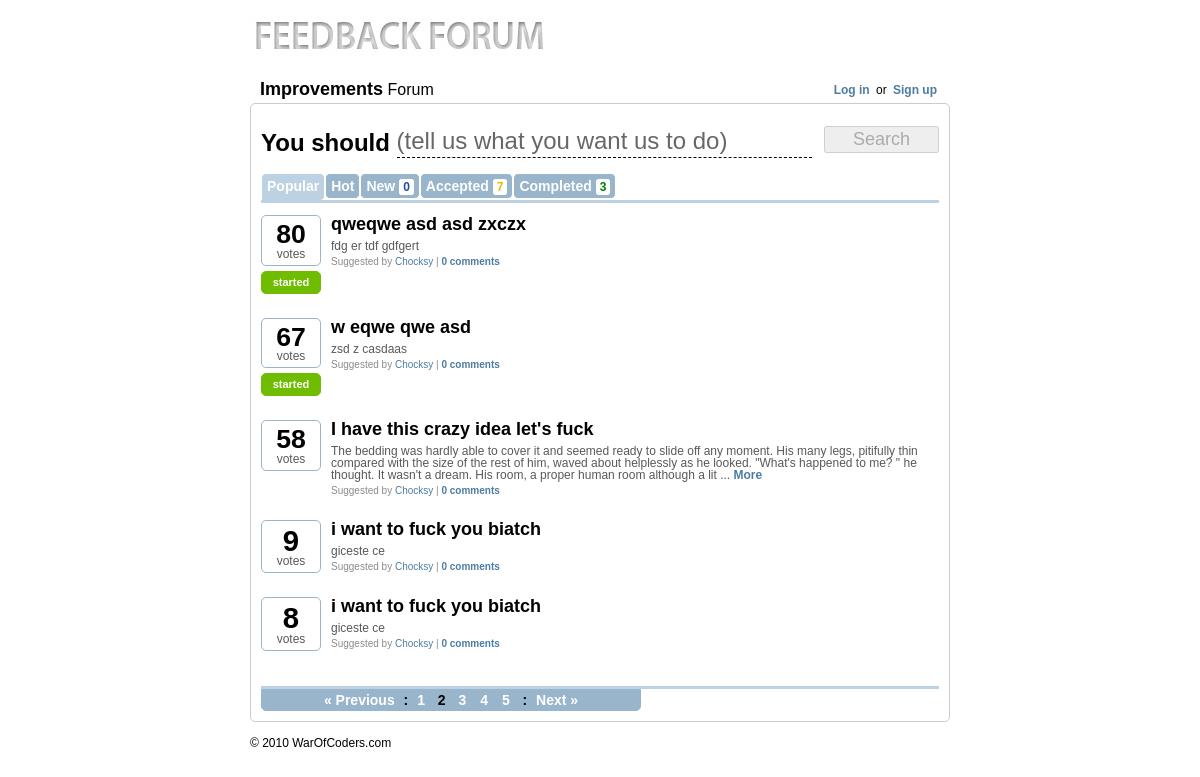
Screenshot of /pages/2-popular with the database file from the repository.
### tables this page shows
CREATE TABLE `feedback_ideas` (
  `id` bigint(20) unsigned NOT NULL AUTO_INCREMENT,
  `idea` varchar(255) NOT NULL,
  `description` longtext NOT NULL,
  `votes` int(11) unsigned NOT NULL DEFAULT '1',
  `comments` int(11) NOT NULL DEFAULT '0',
  `auth_id` bigint(20) unsigned NOT NULL,
  `sub_date` datetime NOT NULL,
  `status` int(1) NOT NULL DEFAULT '0',
  `admin_id` bigint(20) NOT NULL,
  `admin_comment` longtext NOT NULL,
  PRIMARY KEY (`id`),
  FULLTEXT KEY `description` (`idea`,`description`)
);

### includes/configure.php (called while the page is built, shortened)
<?php
class config {
    var $local_base='http://localhost/feedbacker/';
    var $online_base='http://ajaxmasters.com/development/hackme/feedback/';
    function __construct() {
        if ($_SERVER['SERVER_ADDR'] == '127.0.0.1') {
            $this->HTTP_SERVER_BASE=$this->local_base;
        } else {
            $this->HTTP_SERVER_BASE=$this->online_base;
            $this->HTTP_SERVER_BASE_JAVA=$this->online_base;
        }
    }
}
$conf=new config;
?>

### includes/class.db.php (called while the page is built, shortened)
<?php
class Conn {
    public $conn;
    var $mysql_username = DB_USERNAME;
    var $mysql_password = DB_PASSWORD;
    var $mysql_host = DB_HOST;
    public function __construct() {
        $this->conn = mysql_connect($this->mysql_host, $this->mysql_username, $this->mysql_password);
    }
    public function db_query($query) {
        $results = mysql_query($query,$this->conn);
        return $results;
    }
}
?>

### includes/app_top.php (called while the page is built, shortened)
<?
include('configure.php');
include('class.db.php');
include('functions.php');
include('paginator.class.php');
include('session.class.php');
$db=new Conn;
?>

### includes/paginator.class.php (called while the page is built, shortened)
<?php
class Paginator {
    var $SQL;
    var $itemsPerPage;
    function setSQL($sql) {
        $this->SQL = trim($sql);
    }
    function setItemsPerPage($num) {
        $this->isValidNumber($num) ? $this->itemsPerPage = $num : die("setItemsPerPage() only accept non-zero, positive number.");
    }
    function getTotalPages() {
        $q = mysql_query($this->SQL);
        return ceil(mysql_num_rows($q)/$this->itemsPerPage);
    }
    function getPageNumber($page_num) {
        $endItem = $this->itemsPerPage;
        $startItem = ($this->itemsPerPage * ($page_num - 1));
        $limit_sql = " LIMIT $startItem , $endItem";
        $final_SQL = $this->SQL . $limit_sql;
        $q = mysql_query($final_SQL);
        return $q;
    }
    function isValidNumber($n) {
        return (is_numeric($n) && ($n > 0));
    }
}
?>

### includes/session.class.php (called while the page is built, shortened)
<?php
class session
{
	static function check()
	{
		if (config::session_timeout == 0)
		{
			return (isset($_SESSION['ss_fprint'])
			&& $_SESSION['ss_fprint'] == self::_Fingerprint() && ($_SERVER['HTTP_REFFERER'] != '' ? (strpos($_SERVER['HTTP_REFERER'], $_SERVER['HTTP_HOST']) !== false ? true : false) : true));
		}
	}
}
?>

### pages.php (the view, shortened to what this page needs)
<?php
$tab=$_GET['tab'];
$page=$_GET['page'];
$curdate=date('Y-m-d');
switch($tab) {
    case'popular':
        $order=' ORDER BY votes DESC';
        $selu="status IN('0','1','2','3')";
        break;
}
$new_rez=mysql_num_rows($db->db_query("SELECT id FROM feedback_ideas WHERE date(sub_date)='".$curdate."' AND status IN('0','1','2','3')"));
$acc_rez=mysql_num_rows($db->db_query("SELECT id FROM feedback_ideas WHERE status IN('1','2','3')"));
$com_rez=mysql_num_rows($db->db_query("SELECT id FROM feedback_ideas WHERE status=4"));
$voted_ideas=array();
$p = new Paginator();
$p->setSQL("SELECT * FROM feedback_ideas WHERE ".$selu."".$order);
$p->setItemsPerPage($conf->IDEAS_PER_PAGE);
$total_pages=$p->getTotalPages();
if($page>0)
    $prev_page=$page-1;
if($total_pages>$page)
    $next_page=$page+1;
$result_resources = $p->getPageNumber($page);
while ($info = mysql_fetch_array($result_resources)) {
    $ideas[]=$info;
}
?>
<br clear="all"/>
<div class="search">
    <form action="javascript:void(0)" id="search_form" onsubmit="showNew()" autocomplete="off">
        <div class="i_t"><b>You should</b>
            <label for="y_idea">(tell us what you want us to do)</label>
            <input type="text" id="y_idea" onkeyup="search(this)"/>
        </div>
        <input type="submit" value="Search" id="create_button" disabled="disabled"/>
    </form>
</div>
<br clear="all"/>
<div id="init_results">
    <div class="categs">
        <ul>
            <li <?=($tab=='popular') ? 'class="active"' : ''?>>
                <a href="<?=$conf->HTTP_SERVER_BASE?>pages/1-popular">Popular</a>
            </li>
            <li <?=($tab=='hot') ? 'class="active"' : ''?>>
                <a href="<?=$conf->HTTP_SERVER_BASE?>pages/1-hot">Hot</a>
            </li>
            <li <?=($tab=='new') ? 'class="active"' : ''?>>
                <a href="<?=$conf->HTTP_SERVER_BASE?>pages/1-new">New <b class="blue"><?=$new_rez?></b></a>
            </li>
            <li <?=($tab=='accepted') ? 'class="active"' : ''?>>
                <a href="<?=$conf->HTTP_SERVER_BASE?>pages/1-accepted">Accepted <b class="yellow"><?=$acc_rez?></b></a>
            </li>
            <li <?=($tab=='completed') ? 'class="active"' : ''?>>
                <a href="<?=$conf->HTTP_SERVER_BASE?>pages/1-completed">Completed <b class="green"><?=$com_rez?></b></a>
            </li>
        </ul>
    </div>
    <br clear="all"/>
    <div class="before_line"></div>
    <br clear="all"/>
    <?
    if(!empty($ideas)) {
        foreach($ideas as $idea) { ?>
    <div class="idea_container">
        <div class="votes">
            <div id="nr_votes_<?=$idea['id']?>" class="nr_votes <?=($idea['status']==4 || checkVoted($idea['id'],$voted_ideas)) ? 'full' : ''?>">
                        <?=dynamicFont(number_format($idea['votes'],0,'',','),32)?><br/>
                votes<br/>
            </div>
                    <? if($idea['status']!=0) { ?>
            <div class="nr_votes <?=giveStatus($idea['status'],'class')?>"><?=giveStatus($idea['status'],'text')?></div>
                        <? } ?>
        </div>
        <div class="idea">
            <div class="title nomrg"><a href="<?=$conf->HTTP_SERVER_BASE?>idea/<?=$idea['id']?>-<?=makeTitle($idea['idea'])?>"><b><?=$idea['idea']?></b></a></div>
            <div class="auth_desc">
                        <?=shortString($idea['description'],300,' ...  <a href="'.$conf->HTTP_SERVER_BASE.'idea/'.$idea['id'].'-'.makeTitle($idea['idea']).'"><b>More</b></a>')?>
            </div>
            <div class="auth_inf">
                Suggested by <a href="">Chocksy</a> | <a href="<?=$conf->HTTP_SERVER_BASE?>idea/<?=$idea['id']?>-<?=makeTitle($idea['idea'])?>"><b><?=giveComments($idea['comments'])?></b></a>
            </div>
        </div>
    </div>
    <br clear="all"/><br/><br/>
            <? } ?>
    <br clear="all"/>
        <? if($total_pages>1) { ?>
    <div class="before_line"></div>
    <div class="pagination">
                <? if($page>1) { ?>
        <a class="paginate" href="<?=$conf->HTTP_SERVER_BASE?>pages/<?=$prev_page?>-<?=$tab?>">&laquo; Previous</a> :
                    <?
                }else {
                    ?>
        <span class="dots">&laquo; Previous</span> :
                    <?
                }
                for($i=1;
                $i<=$total_pages;
                $i++) {
                    if($i==$page)
                        echo '<span class="inactive">'.$page.'</span>&nbsp;';
                    else if($i>$page-5 && $i<$page+5)
                        echo '<a class="paginate" href="'.$conf->HTTP_SERVER_BASE.'pages/'.$i.'-'.$tab.'">'.$i.'</a>&nbsp;';
                }
                ?>
                <? if($page<$total_pages) { ?>
        : <a class="paginate" href="<?=$conf->HTTP_SERVER_BASE?>pages/<?=$next_page?>-<?=$tab?>">Next &raquo;</a>
                    <? }else {
                    ?>
        : <span class="dots">Next &raquo;</span>
                    <?
                } ?>
    </div>
            <?
        }
    }else {
        ?>
    <div class="not_found"> Nothing to see here!</div>
        <? } ?>
</div>

### includes/functions.php (shortened to what this page needs)
<?php
function dynamicFont($text,$max_font) {
    $txt_leng=strlen($text);
    if($txt_leng<9) {
        $html='<b style="font-size:'.($max_font-($txt_leng*2.7)).'px">'.$text.'</b>';
    }else {
        $html='<b style="font-size:9px">'.$text.'</b>';
    }
    return $html;
}
function giveStatus($id,$type) {
    switch ($id) {
        case '3':
            $status['text']='started';
            $status['class']='started';
            break;
    }
    return $status[$type];
}
function giveComments($nr) {
    if($nr!=1) {
        $text=$nr.' comments';
    }else {
        $text=$nr.' comment';
    }
    return $text;
}
function makeTitle($text) {
    $text=strtolower(trim($text));
    $code_entities_match = array(' ','--','&quot;','!','@','#','$','%','^','&','*','(',')','_','+','{','}','|',':','"','<','>','?','[',']','\\',';',"'",',','.','/','*','+','~','`','=');
    $code_entities_replace = array('-','-','','','','','','','','','','','','','','','','','','','','','','','','');
    $text = str_replace($code_entities_match, $code_entities_replace, $text);
    return $text;
}
function shortString($string,$length,$replacer=' ...') {
    if(strlen($string) > $length)
        return (preg_match('/^(.*)\W.*$/', substr($string, 0, $length+1), $matches) ? $matches[1] : substr($string, 0, $length)) . $replacer;
    return $string;
}
function array_search_r($needle, $haystack) {
    return 0;
}
function checkVoted($idea_id,$voted_ideas) {
    if(array_search_r($idea_id,$voted_ideas) || !Session::check())
        return true;
    else
        return false;
}
?>

### css/style.css (style rules this page uses)
body { font: 12px/1 'Lucida Grande', Arial, 'Liberation Sans', FreeSans, sans-serif; }
a { text-decoration: none; color: #4c7ca3; }
li { list-style: none; }
.green { color:green; }
.blue { color:#214ea2; }
.yellow { color:#eab808; }
.title { font-size:16px; margin: 10px 0 0 10px; }
.title b { font-size:18px; }
.nomrg { margin:0; padding: 0; }
input[type=text],input[type=password] { padding: 5px 10px; background-color: transparent; position: relative; z-index: 2; }
label { position: absolute; z-index: 1;-webkit-transition: opacity 0.15s linear; color: #bababa; background-color: #FFFFFF; }
.i_t { float:left; font-size: 24px; margin-right: 5px; width: 555px; padding-top: 3px; }
.search input[type=text] { border:none; border-bottom: 1px dashed #000; color: #595959; font-size: 24px; padding: 0; margin:0px; width: 415px; font-weight: bold; }
.search input[type=submit] { font-size:18px; width: 115px; float: right; margin-left: 0px; }
.search label { color: #676767; font-size: 24px; }
.categs { margin: 15px 0; }
.categs li { background:#99b5cc; float: left; padding: 5px; border:1px solid #fff; -moz-border-radius: 5px;-webkit-border-radius: 5px; }
.categs li.active { background:#bcd1e2; padding-bottom:5px; -moz-border-radius-bottomleft:0px; -webkit-border-bottom-left-radius:0px; -moz-border-radius-bottomright:0px; webkit-border-bottom-right-radius:0px; padding-bottom: 7px; }
.categs li a { color:#fff; font-weight: bold; font-size: 14px; }
.categs li a b { font-size:12px; background: #fff; border:1px solid #fff; padding: 0px 3px; -moz-border-radius: 3px;-webkit-border-radius: 3px; }
.before_line { border-top:3px solid #bcd1e2; margin-top: -1px; position: relative; }
.idea_container { float:left; width: 100%; }
.votes { float:left; width:60px; height:auto; }
.nr_votes { text-align: center;border:1px solid #99b5cc; color: #595959; padding: 5px; -moz-border-radius-topleft:5px; -moz-border-radius-topright:5px; -webkit-border-top-left-radius:5px; -webkit-border-top-right-radius:5px; border-bottom: none; }
.nr_votes b { font-size: 16px; color: black; }
.full { border:1px solid #99b5cc; -moz-border-radius: 5px;-webkit-border-radius: 5px; }
.started { background: #6FBC00; font-size: 11px; margin-top: 5px; font-weight: bold; border:1px solid #6FBC00; color: #fff; -moz-border-radius: 5px;-webkit-border-radius: 5px; }
.idea { margin-left:70px; color: #595959; }
.idea .title a { color:black; }
.idea .auth_desc { margin-top:7px; }
.idea .auth_inf { margin-top:5px; font-size: 10px; color:#8b8b8b; }
.pagination { width:370px; font-size:14px; font-weight: bold; display:block; background: #99b5cc; text-align: center; border:1px solid #99b5cc; padding: 3px 4px; font-weight: bold; -moz-border-radius-bottomleft:5px; -webkit-border-bottom-left-radius:5px; -moz-border-radius-bottomright:5px; -webkit-border-bottom-right-radius:5px; -moz-box-shadow: 0px 1px 2px #888; }
.paginate { color: #fff; padding: 0px 4px; border:1px solid #99b5cc; }
.inactive { padding: 0px 4px; }

### rows the page displays
feedback_ideas: votes "80", status "started", idea "qweqwe asd asd zxczx", description "fdg er tdf gdfgert", comments "0 comments"
feedback_ideas: votes "67", status "started", idea "w eqwe qwe asd", description "zsd z casdaas", comments "0 comments"
feedback_ideas: votes "58", idea "I have this crazy idea let's fuck", description+id+idea "The bedding was hardly able to cover it and seemed ready to slide off any moment. His many legs, pitifully thin compared with the size of the rest of him, waved about helplessly as he looked. \"What's happened to me? \" he thought. It wasn't a dream. His room, a proper human room although a lit ... More", comments "0 comments"
feedback_ideas: votes "9", idea "i want to fuck you biatch", description "giceste ce", comments "0 comments"
feedback_ideas: votes "8", idea "i want to fuck you biatch", description "giceste ce", comments "0 comments"

### other values shown
$new_rez "0"
$acc_rez "7"
$com_rez "3"
